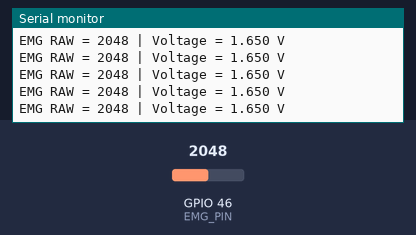
This sketch was run on a simulated ESP32-S3. Parts: the last lines printed to the serial monitor. Inputs (shaded band) come from the test bench; at power-on: GPIO 46 (EMG_PIN) = 2048 (analog values on the 0–4095 scale).

Above: at 1.7 s.
1.8 s: GPIO 46 (EMG_PIN) set to 2866
At 2.3 s:
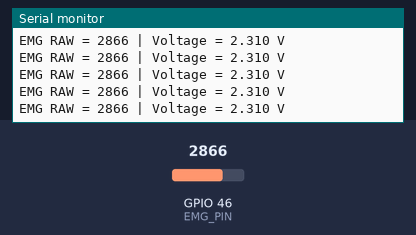
3.3 s: GPIO 46 (EMG_PIN) set to 3603
At 3.8 s:
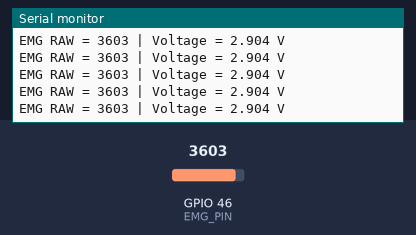
Timing chart, 0 to 6.3 s (numbered marks = the images above; inputs shaded):
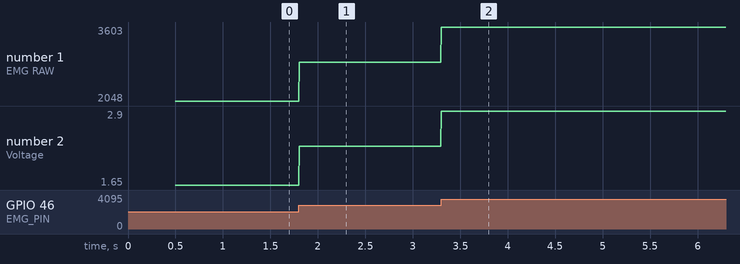

Measured:
- after the input at 1.8 s, the serial monitor: prints a new line at once (image 1)
- after the input at 3.3 s, the serial monitor: prints a new line at once (image 2)
- plotted number 1: 2048 → 2866 after the input at 1.8 s, 2866 → 3603 after the input at 3.3 s
- plotted number 2: 1.65 → 2.31 after the input at 1.8 s, 2.31 → 2.9 after the input at 3.3 s

The sketch:

test_emg.ino
```cpp
#define EMG_PIN 46

void setup() {
  Serial.begin(115200);
  delay(500);

  Serial.println("Lecture EMG GPIO46");

  // ADC configuration ESP32-S3
  analogReadResolution(12);        // 0 → 4095
  analogSetAttenuation(ADC_11db);  // plage 0–3.3V
}

void loop() {

  int emg_raw = analogRead(EMG_PIN);

  // conversion tension
  float voltage = emg_raw * 3.3 / 4095.0;

  Serial.print("EMG RAW = ");
  Serial.print(emg_raw);
  Serial.print(" | Voltage = ");
  Serial.print(voltage, 3);
  Serial.println(" V");

  delay(5);   // ~200 Hz lecture
}
```
